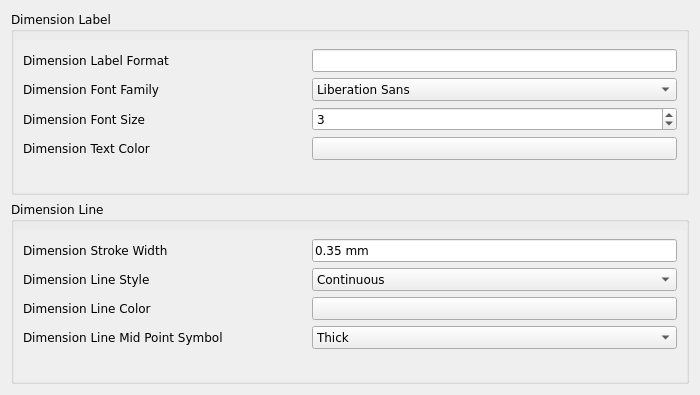
<?xml version="1.0" encoding="UTF-8"?>
<ui version="4.0">
 <class>ReinforcementDrawingAndDimensioning_Dimensions1</class>
 <widget class="QWidget" name="ReinforcementDrawingAndDimensioning_Dimensions1">
  <property name="geometry">
   <rect>
    <x>0</x>
    <y>0</y>
    <width>700</width>
    <height>395</height>
   </rect>
  </property>
  <property name="windowTitle">
   <string>Form</string>
  </property>
  <layout class="QVBoxLayout" name="verticalLayout_2">
   <item>
    <widget class="QGroupBox" name="dimension_label_group_box">
     <property name="font">
      <font>
       <family>DejaVu Sans</family>
      </font>
     </property>
     <property name="toolTip">
      <string>&lt;html&gt;&lt;head/&gt;&lt;body&gt;&lt;p&gt;The data related to Dimension Label&lt;/p&gt;&lt;/body&gt;&lt;/html&gt;</string>
     </property>
     <property name="title">
      <string>Dimension Label</string>
     </property>
     <layout class="QFormLayout" name="formLayout">
      <property name="leftMargin">
       <number>0</number>
      </property>
      <property name="topMargin">
       <number>8</number>
      </property>
      <property name="rightMargin">
       <number>0</number>
      </property>
      <property name="bottomMargin">
       <number>0</number>
      </property>
      <item row="0" column="0" colspan="2">
       <widget class="QScrollArea" name="scrollArea">
        <property name="frameShape">
         <enum>QFrame::NoFrame</enum>
        </property>
        <property name="widgetResizable">
         <bool>true</bool>
        </property>
        <widget class="QWidget" name="scrollAreaWidgetContents">
         <property name="geometry">
          <rect>
           <x>0</x>
           <y>0</y>
           <width>676</width>
           <height>156</height>
          </rect>
         </property>
         <layout class="QFormLayout" name="formLayout_3">
          <item row="0" column="0">
           <widget class="QLabel" name="dimension_label_format_label">
            <property name="minimumSize">
             <size>
              <width>283</width>
              <height>0</height>
             </size>
            </property>
            <property name="text">
             <string>Dimension Label Format</string>
            </property>
           </widget>
          </item>
          <item row="0" column="1">
           <widget class="Gui::PrefLineEdit" name="dimension_label_format"/>
          </item>
          <item row="1" column="0">
           <widget class="QLabel" name="dimension_font_family_label">
            <property name="minimumSize">
             <size>
              <width>283</width>
              <height>0</height>
             </size>
            </property>
            <property name="text">
             <string>Dimension Font Family</string>
            </property>
           </widget>
          </item>
          <item row="1" column="1">
           <widget class="QFontComboBox" name="dimension_font_family">
            <property name="toolTip">
             <string>&lt;html&gt;&lt;head/&gt;&lt;body&gt;&lt;p&gt;The font family of dimension label&lt;/p&gt;&lt;/body&gt;&lt;/html&gt;</string>
            </property>
            <property name="editable">
             <bool>false</bool>
            </property>
            <property name="currentFont">
             <font/>
            </property>
           </widget>
          </item>
          <item row="2" column="0">
           <widget class="QLabel" name="dimension_font_size_label">
            <property name="minimumSize">
             <size>
              <width>283</width>
              <height>0</height>
             </size>
            </property>
            <property name="text">
             <string>Dimension Font Size</string>
            </property>
           </widget>
          </item>
          <item row="2" column="1">
           <widget class="Gui::PrefSpinBox" name="dimension_font_size">
            <property name="toolTip">
             <string>&lt;html&gt;&lt;head/&gt;&lt;body&gt;&lt;p&gt;The font size of the dimension label&lt;/p&gt;&lt;/body&gt;&lt;/html&gt;</string>
            </property>
            <property name="value">
             <number>3</number>
            </property>
           </widget>
          </item>
          <item row="3" column="0">
           <widget class="QLabel" name="dimension_text_color_label">
            <property name="minimumSize">
             <size>
              <width>283</width>
              <height>0</height>
             </size>
            </property>
            <property name="text">
             <string>Dimension Text Color</string>
            </property>
           </widget>
          </item>
          <item row="3" column="1">
           <widget class="Gui::PrefColorButton" name="dimension_text_color">
            <property name="toolTip">
             <string>&lt;html&gt;&lt;head/&gt;&lt;body&gt;&lt;p&gt;The color of the dimension label&lt;/p&gt;&lt;/body&gt;&lt;/html&gt;</string>
            </property>
           </widget>
          </item>
         </layout>
        </widget>
       </widget>
      </item>
     </layout>
    </widget>
   </item>
   <item>
    <widget class="QGroupBox" name="dimension_line_group_box">
     <property name="font">
      <font>
       <family>DejaVu Sans</family>
      </font>
     </property>
     <property name="toolTip">
      <string>&lt;html&gt;&lt;head/&gt;&lt;body&gt;&lt;p&gt;The data related to Dimension Line&lt;/p&gt;&lt;/body&gt;&lt;/html&gt;</string>
     </property>
     <property name="title">
      <string>Dimension Line</string>
     </property>
     <layout class="QFormLayout" name="formLayout_2">
      <property name="leftMargin">
       <number>0</number>
      </property>
      <property name="topMargin">
       <number>8</number>
      </property>
      <property name="rightMargin">
       <number>0</number>
      </property>
      <property name="bottomMargin">
       <number>0</number>
      </property>
      <item row="0" column="0" colspan="2">
       <widget class="QScrollArea" name="scrollArea_2">
        <property name="frameShape">
         <enum>QFrame::NoFrame</enum>
        </property>
        <property name="widgetResizable">
         <bool>true</bool>
        </property>
        <widget class="QWidget" name="scrollAreaWidgetContents_2">
         <property name="geometry">
          <rect>
           <x>0</x>
           <y>0</y>
           <width>676</width>
           <height>155</height>
          </rect>
         </property>
         <layout class="QFormLayout" name="formLayout_4">
          <item row="0" column="0">
           <widget class="QLabel" name="dimension_stroke_width_label">
            <property name="minimumSize">
             <size>
              <width>283</width>
              <height>0</height>
             </size>
            </property>
            <property name="text">
             <string>Dimension Stroke Width</string>
            </property>
           </widget>
          </item>
          <item row="0" column="1">
           <widget class="Gui::InputField" name="dimension_stroke_width">
            <property name="toolTip">
             <string>&lt;html&gt;&lt;head/&gt;&lt;body&gt;&lt;p&gt;The stroke-width of dimension line&lt;/p&gt;&lt;/body&gt;&lt;/html&gt;</string>
            </property>
            <property name="text">
             <string>0.35 mm</string>
            </property>
            <property name="unit" stdset="0">
             <string notr="true">mm</string>
            </property>
            <property name="quantity" stdset="0">
             <double>0.350000000000000</double>
            </property>
           </widget>
          </item>
          <item row="1" column="0">
           <widget class="QLabel" name="dimension_line_style_label">
            <property name="minimumSize">
             <size>
              <width>283</width>
              <height>0</height>
             </size>
            </property>
            <property name="text">
             <string>Dimension Line Style</string>
            </property>
           </widget>
          </item>
          <item row="1" column="1">
           <widget class="Gui::PrefComboBox" name="dimension_line_style">
            <property name="toolTip">
             <string>&lt;html&gt;&lt;head/&gt;&lt;body&gt;&lt;p&gt;The stroke style of dimension line&lt;/p&gt;&lt;/body&gt;&lt;/html&gt;</string>
            </property>
            <property name="prefEntry" stdset="0">
             <cstring></cstring>
            </property>
            <property name="prefPath" stdset="0">
             <cstring></cstring>
            </property>
            <item>
             <property name="text">
              <string>Continuous</string>
             </property>
            </item>
            <item>
             <property name="text">
              <string>Dash</string>
             </property>
            </item>
            <item>
             <property name="text">
              <string>Dot</string>
             </property>
            </item>
            <item>
             <property name="text">
              <string>DashDot</string>
             </property>
            </item>
            <item>
             <property name="text">
              <string>DashDotDot</string>
             </property>
            </item>
           </widget>
          </item>
          <item row="2" column="0">
           <widget class="QLabel" name="dimension_line_color_label">
            <property name="minimumSize">
             <size>
              <width>283</width>
              <height>0</height>
             </size>
            </property>
            <property name="text">
             <string>Dimension Line Color</string>
            </property>
           </widget>
          </item>
          <item row="2" column="1">
           <widget class="Gui::PrefColorButton" name="dimension_line_color">
            <property name="toolTip">
             <string>&lt;html&gt;&lt;head/&gt;&lt;body&gt;&lt;p&gt;The color of the dimension line&lt;/p&gt;&lt;/body&gt;&lt;/html&gt;</string>
            </property>
           </widget>
          </item>
          <item row="3" column="0">
           <widget class="QLabel" name="dimension_line_mid_point_symbol_label">
            <property name="minimumSize">
             <size>
              <width>283</width>
              <height>0</height>
             </size>
            </property>
            <property name="text">
             <string>Dimension Line Mid Point Symbol</string>
            </property>
           </widget>
          </item>
          <item row="3" column="1">
           <widget class="Gui::PrefComboBox" name="dimension_line_mid_point_symbol">
            <property name="toolTip">
             <string>&lt;html&gt;&lt;head/&gt;&lt;body&gt;&lt;p&gt;The dimension line midpoints symbol&lt;/p&gt;&lt;/body&gt;&lt;/html&gt;</string>
            </property>
            <property name="prefEntry" stdset="0">
             <cstring></cstring>
            </property>
            <property name="prefPath" stdset="0">
             <cstring></cstring>
            </property>
            <item>
             <property name="text">
              <string>Thick</string>
             </property>
            </item>
            <item>
             <property name="text">
              <string>Dot</string>
             </property>
            </item>
            <item>
             <property name="text">
              <string>None</string>
             </property>
            </item>
           </widget>
          </item>
         </layout>
        </widget>
       </widget>
      </item>
     </layout>
    </widget>
   </item>
  </layout>
 </widget>
 <customwidgets>
  <customwidget>
   <class>Gui::InputField</class>
   <extends>QLineEdit</extends>
   <header>Gui/InputField.h</header>
  </customwidget>
  <customwidget>
   <class>Gui::ColorButton</class>
   <extends>QPushButton</extends>
   <header>Gui/Widgets.h</header>
  </customwidget>
  <customwidget>
   <class>Gui::PrefSpinBox</class>
   <extends>QSpinBox</extends>
   <header>Gui/PrefWidgets.h</header>
  </customwidget>
  <customwidget>
   <class>Gui::PrefColorButton</class>
   <extends>Gui::ColorButton</extends>
   <header>Gui/PrefWidgets.h</header>
  </customwidget>
  <customwidget>
   <class>Gui::PrefComboBox</class>
   <extends>QComboBox</extends>
   <header>Gui/PrefWidgets.h</header>
  </customwidget>
  <customwidget>
   <class>Gui::PrefLineEdit</class>
   <extends>QLineEdit</extends>
   <header>Gui/PrefWidgets.h</header>
  </customwidget>
 </customwidgets>
 <tabstops>
  <tabstop>scrollArea</tabstop>
  <tabstop>dimension_label_format</tabstop>
  <tabstop>dimension_font_family</tabstop>
  <tabstop>dimension_font_size</tabstop>
  <tabstop>dimension_text_color</tabstop>
  <tabstop>scrollArea_2</tabstop>
  <tabstop>dimension_stroke_width</tabstop>
  <tabstop>dimension_line_style</tabstop>
  <tabstop>dimension_line_color</tabstop>
  <tabstop>dimension_line_mid_point_symbol</tabstop>
 </tabstops>
 <resources/>
 <connections/>
</ui>
